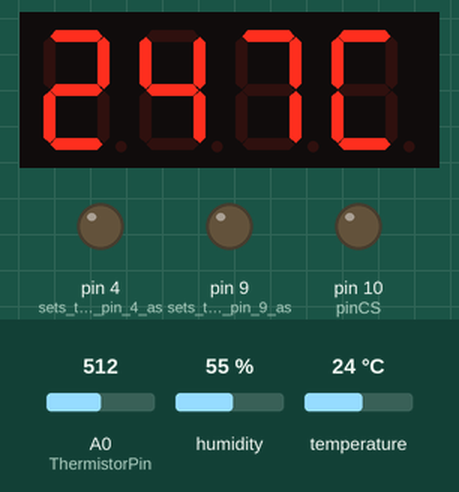
Bench run of a sketch on a simulated Arduino Uno, built with avr-gcc and run on an emulated ATmega328P. Shown: 4-digit seven-segment display, output pins drawn as LEDs (lit = HIGH). The test bench sets the inputs (shaded band); at power-on: A0 (ThermistorPin) = 512, humidity 55 %, temperature 24 °C. Storage starts empty; what the sketch prints to the serial monitor is not drawn.

Above: at 0.2 s.

The sketch:

TemperatureController_WithDisplayAndSave.ino
```cpp
// Example testing sketch for various DHT humidity/temperature sensors
// Written by ladyada, public domain

// REQUIRES the following Arduino libraries:
// - DHT Sensor Library: https://github.com/adafruit/DHT-sensor-library
// - Adafruit Unified Sensor Lib: https://github.com/adafruit/Adafruit_Sensor

#include "DHT.h"

//including library of the display
#include "TM1637.h"

//Defining variables of the display
int CLK = 8;
int DIO = 7;

#define DHTPIN 2     // Digital pin connected to the DHT sensor
// Feather HUZZAH ESP8266 note: use pins 3, 4, 5, 12, 13 or 14 --
// Pin 15 can work but DHT must be disconnected during program upload.

// Uncomment whatever type you're using!
#define DHTTYPE DHT11   // DHT 11
//#define DHTTYPE DHT22   // DHT 22  (AM2302), AM2321
//#define DHTTYPE DHT21   // DHT 21 (AM2301)

// Connect pin 1 (on the left) of the sensor to +5V
// NOTE: If using a board with 3.3V logic like an Arduino Due connect pin 1
// to 3.3V instead of 5V!
// Connect pin 2 of the sensor to whatever your DHTPIN is
// Connect pin 4 (on the right) of the sensor to GROUND
// Connect a 10K resistor from pin 2 (data) to pin 1 (power) of the sensor

// Initialize DHT sensor.
// Note that older versions of this library took an optional third parameter to
// tweak the timings for faster processors.  This parameter is no longer needed
// as the current DHT reading algorithm adjusts itself to work on faster procs.
DHT dht(DHTPIN, DHTTYPE);

//anne definition of tm
TM1637 tm(CLK,DIO);

//Thermistor Setup
int ThermistorPin = 0;
int Vo;
float Counter;
int LampBool;
float R1 = 10000;
float logR2, R2, T_Therm;
float c1 = 1.009249522e-03, c2 = 2.378405444e-04, c3 = 2.019202697e-07;
float Tset;

//DataLogger SD
#include <SD.h>
#include <SPI.h>
File DataLogger;
int pinCS=10;

// used pins:2,4,7,8,9,10,11,12,13,analog1
void setup() {
  Tset=19;
  Serial.begin(9600);
  Serial.println(F("Beste programma V1.2"));
  pinMode(8, OUTPUT);    // sets the digital pin 8 as output
  pinMode(9, OUTPUT);    // sets the digital pin 9 as output
  pinMode(4, OUTPUT);    // sets the digital pin 4 as output for power switch
  //pinMode(2,OUTPUT);    // Used for T/H sensor
  //pinMode(7,OUTPUT);    // Display port
  //pinMode(8, OUTPUT);    // Display port
  // CS of SD card module to pin 10 of Arduino
  // MOSI of SD card module to pin 11 of Arduino
  // MISO of SD card module to pin 12 of Arduino
  // SCK of SD card module to pin 13 of Arduino
  pinMode(pinCS, OUTPUT);

  // SD Card Initialization
  if (SD.begin())
  {
    Serial.println("SD card is ready to use.");
  } else
  {
    Serial.println("SD card initialization failed");
    return;
  }
 // rtc.begin();
 Counter=0;
 LampBool=0;

 //analog 1             //Thermistor input
  dht.begin();


  //anne

    // put your setup code here, to run once:
  tm.init();

  // set brightness; 0-7
  tm.set(2);

}

void loop() {


  // Reading temperature or humidity takes about 250 milliseconds!
  // Sensor readings may also be up to 2 seconds 'old' (its a very slow sensor)
  float h = dht.readHumidity();
  // Read temperature as Celsius (the default)
  float t = dht.readTemperature();
  // Read temperature as Fahrenheit (isFahrenheit = true)
  //float f = dht.readTemperature(false);


  //Thermistor measurement
  Vo = analogRead(ThermistorPin);
  R2 = R1 * (1023.0 / (float)Vo - 1.0);
  logR2 = log(R2);
  T_Therm = (1.0 / (c1 + c2*logR2 + c3*logR2*logR2*logR2));
  T_Therm = T_Therm - 273.15;
  T_Therm = (T_Therm * 9.0)/ 5.0 + 32.0;
  T_Therm = (T_Therm - 32) * 5/9;
  Counter=Counter+1;

  Serial.print("Temperature thermistor: ");
  Serial.print(T_Therm);
  Serial.println(" C");


//anne
int dig1 = 0;
int dig2 = 0;
int dig3 = 0;

  // Check if any reads failed and exit early (to try again).
  if (isnan(h) || isnan(t) ) {
    Serial.println(F("Failed to read from DHT sensor!"));
    return;
  }

  // Compute heat index in Fahrenheit (the default)
  //float hif = dht.computeHeatIndex(f, h);
  // Compute heat index in Celsius (isFahreheit = false)
  float hic = dht.computeHeatIndex(t, h, true);

  ///// switching
  // light control based on humidity
  if (h > 70) {
    //digitalWrite(9, HIGH);
    //digitalWrite(4, HIGH);
    ;
  }
  if (h < 65) {
    //digitalWrite(9, LOW);
    //digitalWrite(4, LOW);
    ;
  }

  //temperature switch red light
  if (T_Therm > Tset+0.3) {
    digitalWrite(9, LOW);
    digitalWrite(4, LOW);
    LampBool=0;
    ;
  }
  if (T_Therm < Tset-0.3) {
    digitalWrite(9, HIGH);
    digitalWrite(4, HIGH);
    LampBool=1;
    ;
  }

  Serial.print(F("Temperature from thermistor: "));
  Serial.print(T_Therm);
  Serial.print(F("°C Humidity: "));
  Serial.print(h);
  Serial.print(F("%  Temperature: "));
  Serial.print(t);
  Serial.print(F("°C "));
  //Serial.print(f);
  Serial.print(F(" Heat index: "));
  Serial.print(hic);
  Serial.println(F("°C "));
  //Serial.print(hif);
  //Serial.println(F("°F"));

   // Create/Open file
  DataLogger = SD.open("test.txt", FILE_WRITE);

  // if the file opened okay, write to it:
  if (DataLogger) {
    Serial.print("Writing to file... Counter: ");
    Serial.println(Counter);
    // Write to file
    DataLogger.print(Counter);
    DataLogger.print(";");
    DataLogger.print(t);
    DataLogger.print(";");
    DataLogger.print(T_Therm);
    DataLogger.print(";");
    DataLogger.println(LampBool);
    DataLogger.close(); // close the file
    Serial.println("Done.");
  }
  // if the file didn't open, print an error:
  else {
    Serial.println("error opening test.txt");
  }


// anne
// example

dig1 = T_Therm/10;
dig2 = T_Therm - (dig1 * 10);
dig3 = (T_Therm * 10) - (dig1 * 100) - (dig2 * 10);

//Serial.print(dig3);

  tm.display(0,dig1);
  tm.display(1,dig2);
  tm.point(1);
  tm.display(2,dig3);
  tm.display(3,12);

  // Wait a few seconds between measurements.
  delay(30000);

}
```
